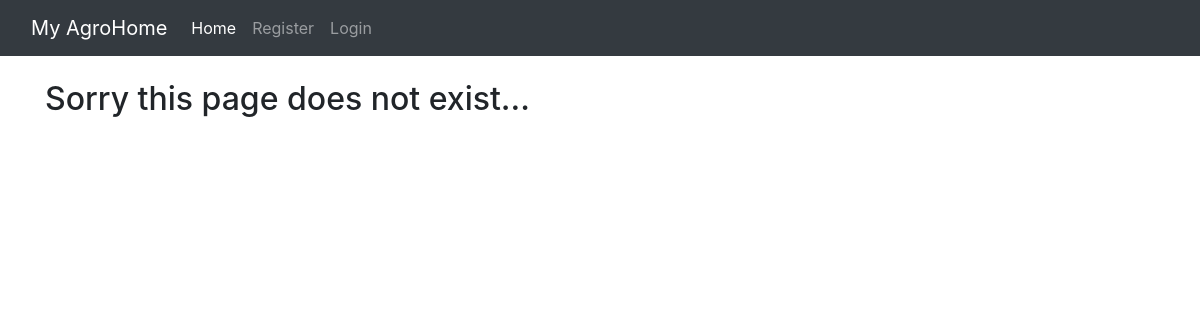
The app's page /category/sitari/, older data.
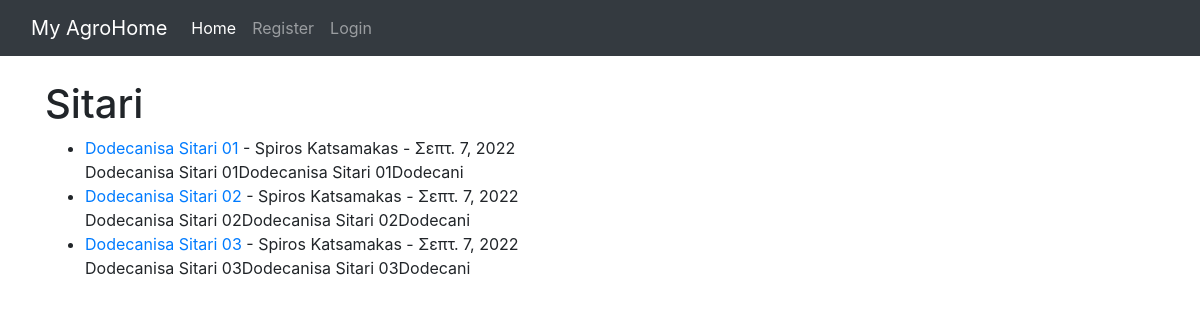
The same page, newer data.
### theblog/models.py (models this page shows, shortened)
class Post(models.Model):
    title = models.CharField(max_length=255)
    title_tag = models.CharField(max_length=255)
    author = models.ForeignKey(User, on_delete=models.CASCADE)
    body = models.TextField()
    post_date = models.DateField(auto_now_add=True)
    category = models.CharField(max_length=255, default='coding')
    region = models.CharField(max_length=255, default='thessaly')

### theblog/views.py (the view)
# urls.py: path('category/<str:cats>/', CategoryView, name='category'),
def CategoryView(request, cats):
	category_posts = Post.objects.filter(category=cats)
	return render(request, 'categories.html', {'cats':cats.replace('-', ' ').title(), 'category_posts':category_posts})

### theblog/templates/categories.html (shortened to what this page needs)
{% extends 'base.html' %}
{% block content %}
{% if category_posts %}
	<h1>{{ cats }}</h1>
	<ul>
	{% for post in category_posts %}
		<li><a href="{% url 'article-detail' post.pk %}">{{ post.title }}</a>
			- {{ post.author.first_name }} {{ post.author.last_name }} -
			{{ post.post_date }}  <br/>
		{{ post.body|slice:":50"|safe }}</li>
	{% endfor %}
	</ul>
{% else %}
	<h2>Sorry this page does not exist...</h2>
{% endif %}
{% endblock %}

Row changes from the older to the newer data that the page shows:
added Post: title "Dodecanisa Sitari 01", author.first_name "Spiros", author.last_name "Katsamakas", post_date "Σεπτ. 7, 2022", body "Dodecanisa Sitari 01Dodecanisa Sitari 01Dodecani"
added Post: title "Dodecanisa Sitari 02", author.first_name "Spiros", author.last_name "Katsamakas", post_date "Σεπτ. 7, 2022", body "Dodecanisa Sitari 02Dodecanisa Sitari 02Dodecani"
added Post: title "Dodecanisa Sitari 03", author.first_name "Spiros", author.last_name "Katsamakas", post_date "Σεπτ. 7, 2022", body "Dodecanisa Sitari 03Dodecanisa Sitari 03Dodecani"
Text that changed along with them:
{{ cats }}: (not shown) → "Sitari"
text no longer shown: "Sorry this page does not exist..."
